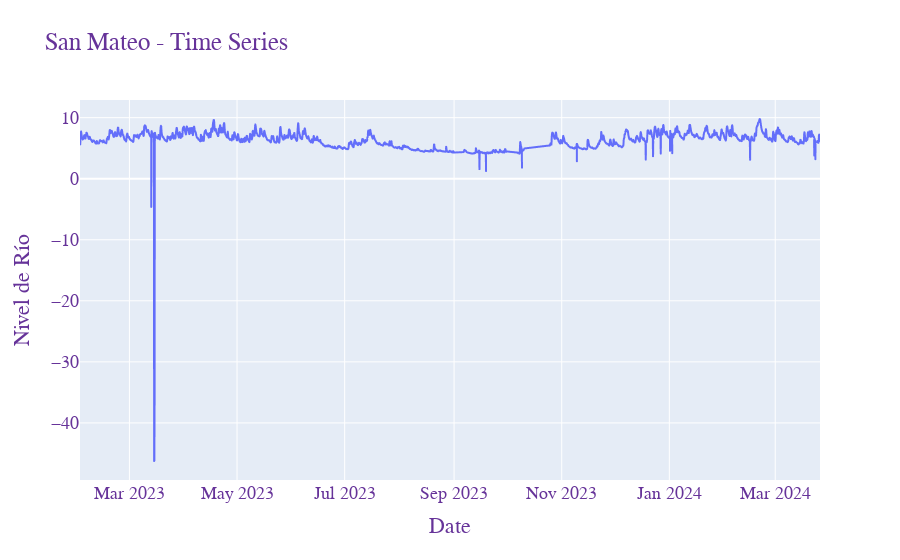

Write notebook code for a chart like this one.
### Code cell
import pandas as pd
from statsmodels.graphics.tsaplots import plot_pacf
import matplotlib.pyplot as plt
df_first_date = pd.read_csv('/home/hidrologia/esmeraldas/merged_2019-01-01_2024-03-26 (copy).csv')
# DROP NaNs values for this analysis
df_first_date.dropna(subset=['hidro_level_sm'], inplace=True)
df_first_date = df_first_date.set_index('date')
#df_first_date = df_first_date[df_first_date['hidro_level_sm'] >= 0]

"""# Check for drops greater than 3.5 and remove those rows
df_first_date['hidro_level_sm_shift'] = df_first_date['hidro_level_sm'].shift(1)
df_first_date['hidro_level_sm_diff'] = df_first_date['hidro_level_sm'] - df_first_date['hidro_level_sm_shift']
df_first_date = df_first_date[df_first_date['hidro_level_sm_diff'] > -2.8]
df_first_date.drop(['hidro_level_sm_shift', 'hidro_level_sm_diff'], axis=1, inplace=True)
"""
# PACF plot to determine the optimal number of lags
discharge_series = df_first_date['hidro_level_sm']
fig, ax = plt.subplots(figsize=(10, 6))
plot_pacf(discharge_series, ax=ax, lags=100)  

import plotly.express as px
# Now create the Plotly line chart
fig = px.line(df_first_date, x=df_first_date.index, y='hidro_level_sm', 
              title='San Mateo - Time Series', labels={'hidro_level_sm':'Nivel de Río'})

# Customize the layout
fig.update_layout(
    xaxis_title="Date",
    yaxis_title="Nivel de Río",
    legend_title="Legend",
    font=dict(
        family="Courier New, monospace",
        size=18,
        color="RebeccaPurple"
    )
)

# To display the figure in an interactive window (like Jupyter Notebook/Google Colab),
# simply use fig.show().
fig.show()

### Figure 1 — Plotly figure (JSON) as saved in the notebook; plotly's stock layout.template omitted (floating-point values rounded to 4 significant figures; data arrays with more than 128 entries replaced by an {"elided": "..."} marker saying what was removed)
{"data": [{"hovertemplate": "date=%{x}<br>Nivel de Río=%{y}<extra></extra>", "legendgroup": "", "line": {"color": "#636efa", "dash": "solid"}, "marker": {"symbol": "circle"}, "mode": "lines", "name": "", "showlegend": false, "type": "scattergl", "x": {"elided": "3155 str values"}, "xaxis": "x", "y": {"elided": "3155 float values"}, "yaxis": "y"}], "layout": {"font": {"color": "RebeccaPurple", "family": "Courier New, monospace", "size": 18}, "legend": {"title": {"text": "Legend"}, "tracegroupgap": 0}, "title": {"text": "San Mateo - Time Series"}, "xaxis": {"anchor": "y", "domain": [0, 1], "title": {"text": "Date"}}, "yaxis": {"anchor": "x", "domain": [0, 1], "title": {"text": "Nivel de Río"}}}}
